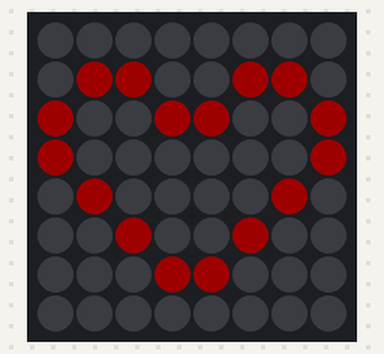
The sketch below on a simulated ESP8266 (NodeMCU). On the bench: 8×8 RGB LED matrix (first LED top left, wired row by row). Dim RGB values are drawn brighter than linear.

Above: at 0.1 s.
At 0.6 s:
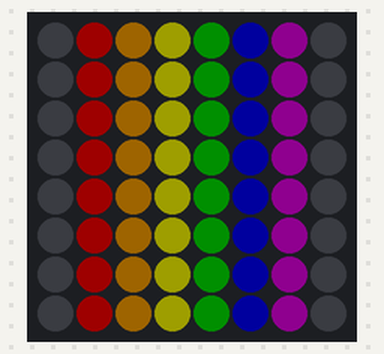

Measured:
- what the display in image 1 shows lasts 0.5 s, from 0.5 s to 1.0 s

The sketch:

herz-regenbogen.ino
```cpp
#include <FastLED.h>

#define LED_PIN     D4

#define PIXEL_ROWS  8

#define PIXEL_COLS  8

#define NUM_LEDS    (PIXEL_ROWS * PIXEL_COLS)

#define BRIGHTNESS  30

#define LED_TYPE    WS2812B

#define COLOR_ORDER GRB

CRGB leds[NUM_LEDS];
int herz[] = {19, 10, 9, 16, 24, 33, 42, 51, 52, 45, 38, 31, 23, 14, 13, 20, };

int rot[] = {1, 9, 17, 25, 33, 41, 49, 57, };
int orange[] = { 2, 10, 18, 26, 34, 42, 50, 58, };
int gelb[] = {3, 11, 19, 27, 35, 43, 51, 59, };
int gruen[] = {4, 12, 20, 28, 36, 44, 52, 60, };
int blau[] = {5, 13, 21, 29, 37, 45, 53, 61, };
int lila[] = {6, 14, 22, 30, 38, 46, 54, 62, };
void setup() {
  FastLED.addLeds<LED_TYPE, LED_PIN, COLOR_ORDER>(leds, NUM_LEDS);

  fill_solid(leds, NUM_LEDS, CRGB::Black);
  FastLED.setBrightness(BRIGHTNESS);
  FastLED.show();
}

void loop() {

  for(int i = 0; i < sizeof(herz)/sizeof(herz[0]); i++){
    leds[herz[i]] = CRGB::Red;
  }
  FastLED.show();
  delay(500);
  fill_solid(leds, NUM_LEDS, CRGB::Black);

  for(int i = 0; i < sizeof(rot)/sizeof(rot[0]); i++){
    leds[rot[i]] = CRGB::Red;
  }
    for(int i = 0; i < sizeof(orange)/sizeof(orange[0]); i++){
    leds[orange[i]] = CRGB::Orange;
  }
    for(int i = 0; i < sizeof(gelb)/sizeof(gelb[0]); i++){
    leds[gelb[i]] = CRGB::Yellow;
  }
    for(int i = 0; i < sizeof(gruen)/sizeof(gruen[0]); i++){
    leds[gruen[i]] = CRGB::Green;
  }
    for(int i = 0; i < sizeof(blau)/sizeof(blau[0]); i++){
    leds[blau[i]] = CRGB::Blue;
  }
    for(int i = 0; i < sizeof(lila)/sizeof(lila[0]); i++){
    leds[lila[i]] = CRGB::Purple;
  }
  FastLED.show();
  delay(500);
  fill_solid(leds, NUM_LEDS, CRGB::Black);
}
```
